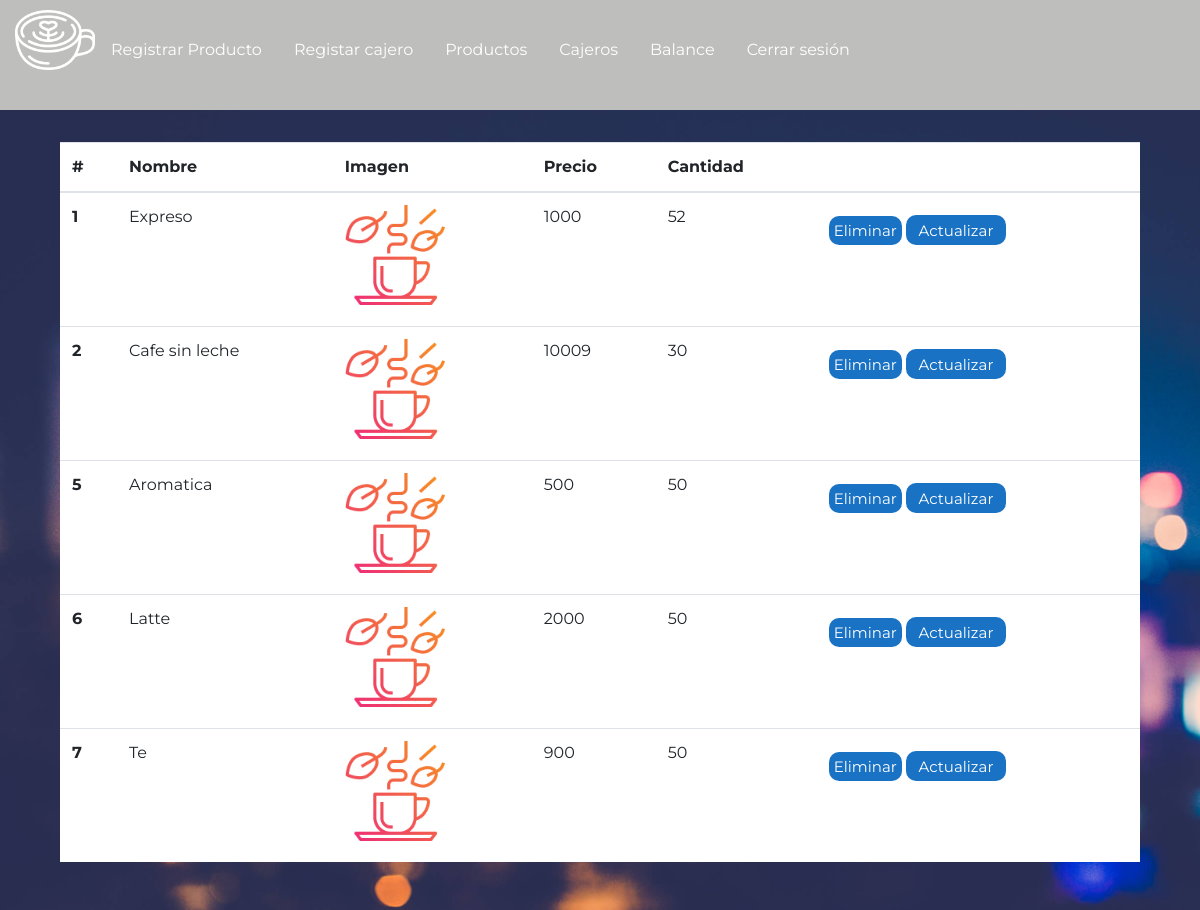
/productos (signed in), run on the app's committed database.
### tables this page shows
CREATE TABLE productos (id INTEGER PRIMARY KEY AUTOINCREMENT NOT NULL, Nombre STRING NOT NULL, Precio STRING, Cantidad INT, URLimagen STRING CONSTRAINT "img/hot-tea.png" DEFAULT "img/hot-tea.png" NOT NULL);

### app.py (the view, shortened to what this page needs)
@app.route('/productos', defaults={'exito': None, 'idP': None}, methods=['GET', 'POST'])
@app.route('/productos/<exito>', defaults={'idP': None},  methods=['GET', 'POST'])
@app.route('/productos/<idP>', defaults={'exito': None}, methods=['GET', 'POST'])
def productos(exito, idP):
    if 'username' in session and session['rol'] == 'admin':
        print('la sesion esta con admin')
        if request.method == 'GET':
            if idP:
                with sqlite3.connect("brioche.db") as con:
                    try:
                        cur = con.cursor()
                        cur.execute("delete from productos where id = ?", idP)
                    except:
                        exito = 'error'
                    finally:
                        return redirect(url_for('productos'))
            else:
                con = sqlite3.connect("brioche.db")
                con.row_factory = sqlite3.Row
                cur = con.cursor()
                cur.execute("select * from productos")
                productos = cur.fetchall()
                return render_template('html/productos.html', productos=productos, exito=exito)
    elif 'username' in session:
        return redirect(url_for('ventas'))
    else:
        return redirect(url_for('home'))

### templates/html/productos.html (shortened to what this page needs)
<!DOCTYPE html>
<html lang="en">
<head>
    <link rel="stylesheet" href="https://cdn.jsdelivr.net/npm/bootstrap@4.5.3/dist/css/bootstrap.min.css">
    <link rel="stylesheet" href="{{url_for('static', filename='css/usuarios.css')}}">
    <link rel="stylesheet" href="{{url_for('static', filename='css/nav.css')}}">
</head>
{% if exito == "enviado" %}
<body onload="alert('Producto actualizado exitosamente!!')">
{% elif exito == "error" %}
  <body onload="alert('Error, intente nuevamente')">
  {% else %}
  <body>
{% endif %}
    <nav class="nav">
        <img src="{{url_for('static', filename='img/latte.png')}}" alt="">
        <a href="{{url_for('registroProducto')}}" class="nav-link active">Registrar Producto</a>
        <a href="{{url_for('registroCajero')}}" class="nav-link">Registar cajero</a>
        <a href="{{url_for('productos')}}" class="nav-link">Productos</a>
        <a href="{{url_for('cajeros')}}" class="nav-link">Cajeros</a>
        <a href="{{url_for('balance')}}" class="nav-link">Balance</a>
        <a href="{{url_for('cerrarSesion')}}" class="nav-link">Cerrar sesión</a>
    </nav>
    <div class="contenedorTabla">
      <table class="table">
          <thead>
            <tr>
              <th scope="col">#</th>
              <th scope="col">Nombre</th>
              <th scope="col">Imagen</th>
              <th scope="col">Precio</th>
              <th scope="col">Cantidad</th>
              <th scope="col"></th>
            </tr>
          </thead>
          <tbody>
            {% for producto in productos %}
            <tr>
              <th scope="row" id="id{{producto.id}}">{{producto.id}}</th>
              <td id="nombre{{producto.id}}">{{producto.nombre}}</td>
              <td>
                 <img src="{{url_for('static', filename=producto.URLimagen)}}" alt="" style="width: 100px; height: 100px;" id="imagen{{producto.id}}">
              </td>
              <td id="precio{{producto.id}}">{{producto.precio}}</td>
              <td id="cantidad{{producto.id}}">{{producto.cantidad}}</td>
              <td>
                  <a href="/productos/{{producto.id}}" class="boton " id="{{producto.id}}" >Eliminar</a>
                  <button class="boton"  data-toggle="modal" data-target="#exampleModal" onclick="abrirModalProductos(this.id)" id="{{producto.id}}">Actualizar</button>
              </td>
            </tr>
            {% endfor %}
          </tbody>
        </table>
    </div>
</body>
</html>

### static/css/usuarios.css (style rules this page uses)
* { margin: 0; padding: 0; box-sizing: border-box; font-family: "Montserrat", sans-serif; }
body { height: 100vh; width: 100vw; }
.contenedorTabla { width: 100%; height: 100%; background-image: url("../img/background.jpg"); background-size: cover; display: flex; justify-content: center; align-items: center; }
.table { background-color: white; width: 90vw; height: 90%; }
.boton { background-color: #1a72c4; color: white; border-radius: 10px; border: 0; font-size: 15px; min-width: 100px; max-width: auto; margin-top: 10px; height: 30px; color: white; padding: 5px; }

### static/css/nav.css (style rules this page uses)
* { margin: 0; padding: 0; box-sizing: border-box; font-family: "Montserrat", sans-serif; }
nav a { height: 10vh; margin-top: 30px; color: white; }
nav > img { width: 80px; height: 80px; margin-left: 15px; }
nav { background-color: #bebebc; }

### data on the page
productos: id "1", nombre "Expreso", URLimagen (picture), precio "1000", cantidad "52"
productos: id "2", nombre "Cafe sin leche", URLimagen (picture), precio "10009", cantidad "30"
productos: id "5", nombre "Aromatica", URLimagen (picture), precio "500", cantidad "50"
productos: id "6", nombre "Latte", URLimagen (picture), precio "2000", cantidad "50"
productos: id "7", nombre "Te", URLimagen (picture), precio "900", cantidad "50"
